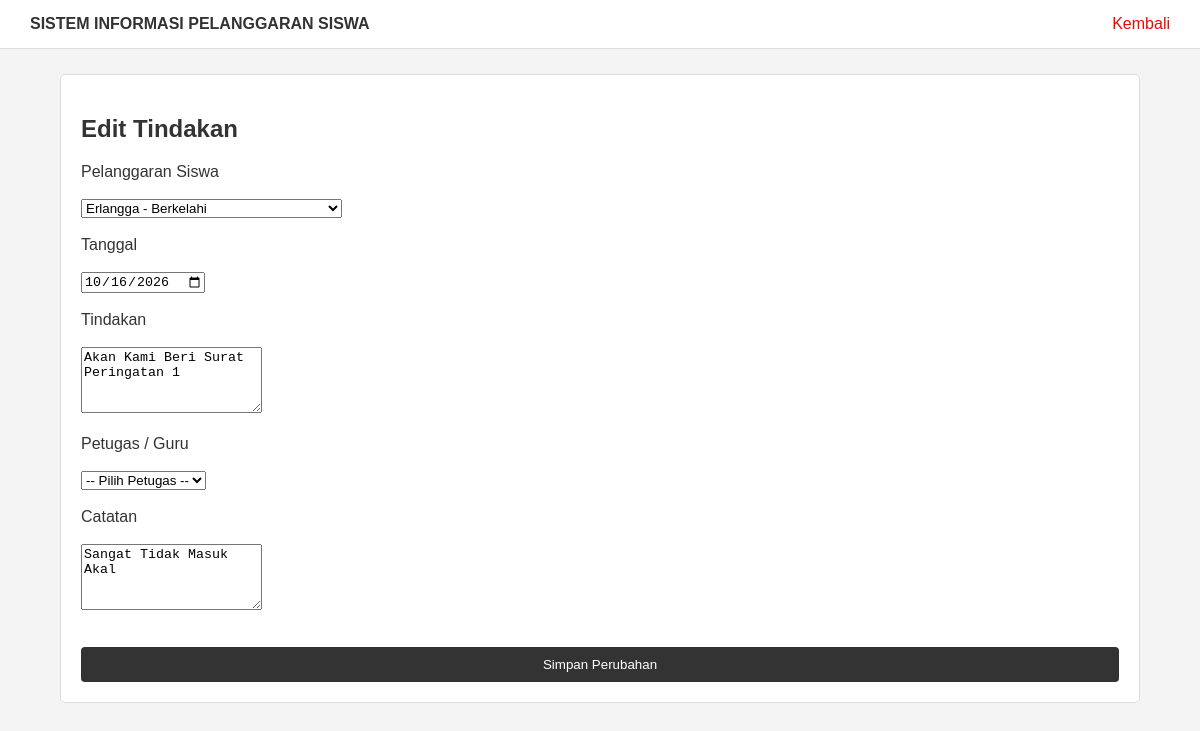
Page /edit_tindakan.php?id=3 on the committed database.
### tables this page shows
CREATE TABLE `tindakan` (
  `id` int(11) NOT NULL,
  `pelanggaran_id` int(11) NOT NULL,
  `tanggal` date NOT NULL,
  `tindakan` text NOT NULL,
  `petugas_id` int(11) DEFAULT NULL,
  `catatan` text DEFAULT NULL
);

CREATE TABLE `pelanggaran` (
  `id` int(11) NOT NULL,
  `siswa_id` int(11) NOT NULL,
  `jenis_id` int(11) NOT NULL,
  `guru_id` int(11) DEFAULT NULL,
  `tanggal` date NOT NULL,
  `keterangan` text DEFAULT NULL,
  `status` varchar(50) DEFAULT 'tercatat'
);

CREATE TABLE `siswa` (
  `id` int(11) NOT NULL,
  `nis` varchar(30) NOT NULL,
  `nisn` varchar(20) DEFAULT NULL,
  `nama` varchar(150) NOT NULL,
  `jenis_kelamin` char(1) DEFAULT NULL,
  `tanggal_lahir` date DEFAULT NULL,
  `alamat` text DEFAULT NULL,
  `no_hp_ortu` varchar(20) DEFAULT NULL,
  `aktif` tinyint(1) DEFAULT 1,
  `status_aktif` tinyint(1) DEFAULT 1,
  `created_at` timestamp NOT NULL DEFAULT current_timestamp(),
  `updated_at` timestamp NOT NULL DEFAULT current_timestamp() ON UPDATE current_timestamp()
);

### edit_tindakan.php (the view, shortened to what this page needs)
<?php
include "database.php";
$id = $_GET['id'];
$data = mysqli_fetch_assoc(mysqli_query($koneksi, "
    SELECT * FROM tindakan
    WHERE id='$id'
"));
$pelanggaran = mysqli_query($koneksi, "
    SELECT
        pelanggaran.id,
        siswa.nama AS nama_siswa,
        jenis_pelanggaran.nama AS jenis
    FROM pelanggaran
    JOIN siswa
        ON pelanggaran.siswa_id = siswa.id
    JOIN jenis_pelanggaran
        ON pelanggaran.jenis_id = jenis_pelanggaran.id
    ORDER BY pelanggaran.id DESC
");
?>
<!DOCTYPE html>
<html>
<head>
    <link rel="stylesheet" href="style.css">
</head>
<body>
<div class="header">
    <b>SISTEM INFORMASI PELANGGARAN SISWA</b>
    <a href="tindakan.php">
        Kembali
    </a>
</div>
<div class="container">
    <div class="box">
        <h2>Edit Tindakan</h2>
        <form method="POST">
            <label>Pelanggaran Siswa</label>
            <br><br>
            <select name="pelanggaran_id" required>
                <?php while ($item = mysqli_fetch_assoc($pelanggaran)) { ?>
                    <option
                        value="<?= $item['id']; ?>"
                        <?= $item['id'] == $data['pelanggaran_id'] ? 'selected' : ''; ?>
                    >
                        <?= htmlspecialchars($item['nama_siswa']); ?>
                        -
                    </option>
                <?php } ?>
            </select>
            <br><br>
            <label>Tanggal</label>
            <br><br>
            <input
                type="date"
                name="tanggal"
                value="<?= htmlspecialchars($data['tanggal']); ?>"
                required
            >
            <br><br>
            <label>Tindakan</label>
            <br><br>
            <textarea
                name="tindakan"
                rows="4"
                required
            ><?= htmlspecialchars($data['tindakan']); ?></textarea>
            <br><br>
            <label>Petugas / Guru</label>
            <br><br>
            <select name="petugas_id">
                <option value="">
                    -- Pilih Petugas --
                </option>
            </select>
            <br><br>
            <label>Catatan</label>
            <br><br>
            <textarea
                name="catatan"
                rows="4"
            ><?= htmlspecialchars($data['catatan'] ?? ''); ?></textarea>
            <br><br>
            <button
                type="submit"
                name="update"
                class="btn"
            >
                Simpan Perubahan
            </button>
        </form>
    </div>
</div>
</body>
</html>

### style.css (style rules this page uses)
* { box-sizing: border-box; }
body { margin: 0; font-family: Arial, sans-serif; background: #f4f4f4; color: #333; }
.btn { width: 100%; padding: 10px; margin-top: 15px; border: none; background: #333; color: white; border-radius: 4px; cursor: pointer; }
.header { background: white; border-bottom: 1px solid #ddd; padding: 15px 30px; }
.header a { float: right; color: red; text-decoration: none; }
.container { width: 90%; max-width: 1100px; margin: 25px auto; }
.box { background: white; border: 1px solid #ddd; border-radius: 5px; padding: 20px; margin-bottom: 20px; }

### rows in the picture
tindakan: pelanggaran_id "Erlangga - Berkelahi", tanggal "10/16/2026", tindakan "Akan Kami Beri Surat Peringatan 1", catatan "Sangat Tidak Masuk Akal"
